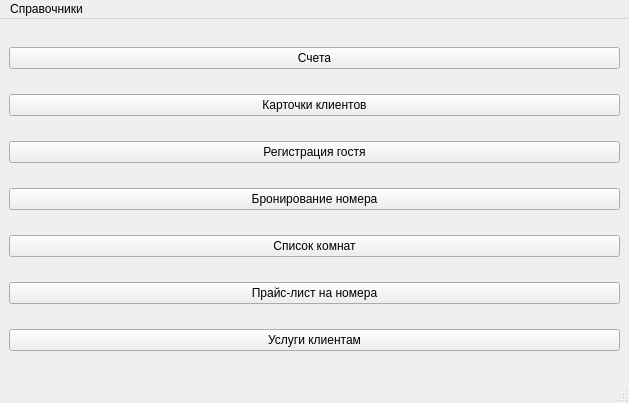
<?xml version="1.0" encoding="UTF-8"?>
<ui version="4.0">
 <class>MainWindow</class>
 <widget class="QMainWindow" name="MainWindow">
  <property name="geometry">
   <rect>
    <x>0</x>
    <y>0</y>
    <width>629</width>
    <height>403</height>
   </rect>
  </property>
  <property name="windowTitle">
   <string>MainWindow</string>
  </property>
  <widget class="QWidget" name="centralwidget">
   <layout class="QVBoxLayout" name="verticalLayout">
    <item>
     <widget class="QPushButton" name="pushButton_5">
      <property name="text">
       <string>Счета</string>
      </property>
     </widget>
    </item>
    <item>
     <widget class="QPushButton" name="pushButton_6">
      <property name="text">
       <string>Карточки клиентов</string>
      </property>
     </widget>
    </item>
    <item>
     <widget class="QPushButton" name="pushButton_7">
      <property name="text">
       <string>Регистрация гостя</string>
      </property>
     </widget>
    </item>
    <item>
     <widget class="QPushButton" name="pushButton_8">
      <property name="text">
       <string>Бронирование номера</string>
      </property>
     </widget>
    </item>
    <item>
     <widget class="QPushButton" name="pushButton">
      <property name="text">
       <string>Список комнат</string>
      </property>
     </widget>
    </item>
    <item>
     <widget class="QPushButton" name="pushButton_4">
      <property name="text">
       <string>Прайс-лист на номера</string>
      </property>
     </widget>
    </item>
    <item>
     <widget class="QPushButton" name="pushButton_2">
      <property name="text">
       <string>Услуги клиентам</string>
      </property>
     </widget>
    </item>
   </layout>
  </widget>
  <widget class="QMenuBar" name="menubar">
   <property name="geometry">
    <rect>
     <x>0</x>
     <y>0</y>
     <width>629</width>
     <height>21</height>
    </rect>
   </property>
   <widget class="QMenu" name="menu">
    <property name="title">
     <string>Справочники</string>
    </property>
    <addaction name="action_3"/>
    <addaction name="separator"/>
    <addaction name="action_5"/>
    <addaction name="separator"/>
    <addaction name="action_7"/>
    <addaction name="separator"/>
    <addaction name="action_properties"/>
    <addaction name="separator"/>
    <addaction name="action_11"/>
    <addaction name="separator"/>
    <addaction name="action_13"/>
   </widget>
   <addaction name="menu"/>
  </widget>
  <widget class="QStatusBar" name="statusbar"/>
  <action name="action_3">
   <property name="text">
    <string>Сотрудники</string>
   </property>
  </action>
  <action name="action_5">
   <property name="text">
    <string>Гости</string>
   </property>
  </action>
  <action name="action_7">
   <property name="text">
    <string>Категории номеров</string>
   </property>
  </action>
  <action name="action_properties">
   <property name="text">
    <string>Свойства номеров</string>
   </property>
   <property name="shortcutContext">
    <enum>Qt::WindowShortcut</enum>
   </property>
  </action>
  <action name="action_11">
   <property name="text">
    <string>Персонал</string>
   </property>
  </action>
  <action name="action_13">
   <property name="text">
    <string>Прайс-лист</string>
   </property>
  </action>
 </widget>
 <resources/>
 <connections/>
</ui>
